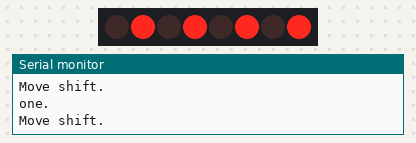
The sketch below on a simulated Raspberry Pi Pico. Shown: 8 shift-register outputs drawn as a row of LEDs (first output left, lit = HIGH), the last lines printed to the serial monitor. Wiring (inferred from the names in the program): shift register (74HC595): data GP18; shift clock GP20; latch GP19. Wiring (inferred from the signals the program sends): row of LEDs: on Q0, Q1, Q2, Q3, Q4, Q5, Q6, Q7. At 29.0 s the program stops and its outputs stay as they are.

Above: at 4.0 s.
At 10.0 s:
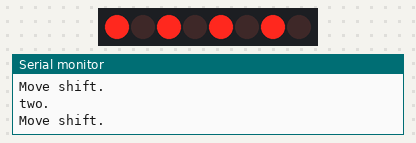
At 16.0 s:
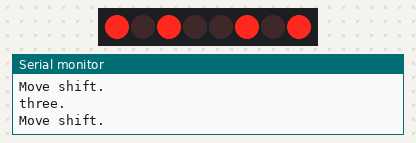
At 22.0 s:
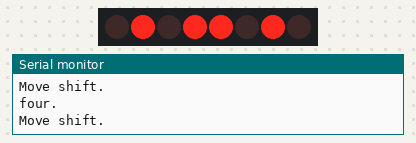
Timing chart, 0 to 29.4 s (numbered marks = the images above):
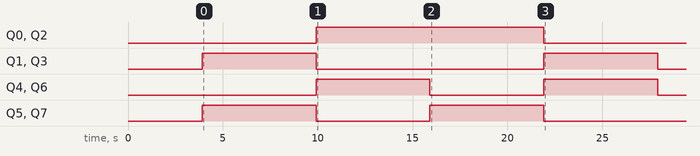

The sketch:

test_PWM.ino
```cpp
#include <Arduino.h>
#include <Wire.h>
#include <Adafruit_PWMServoDriver.h>
#define MOTOR_NUM 4
#define MOTOR_MAX 4095
#define MOTOR_MIN 0

Adafruit_PWMServoDriver pwm = Adafruit_PWMServoDriver(0x40);

const int Pin_Serial = 18;
const int Pin_Latch = 19;
const int Pin_CLK = 20;

//0b(左後)(左前)(右後)(右前)
const byte motor_patterns[]={
    0b00000000, //停止
    0b01010101, //前進
    0b10101010, //後退
    0b10100101, //左回
    0b01011010, //右回
    0b01111101, //左前斜め
    0b11101011, //右後斜め
    0b11010111, //右前斜め
    0b10111110, //左後斜め
    0b11111111  //ブレーキ
};


// pattern, verocity, sec;
void pwm_Motor(const byte Move_Pattern ,unsigned int pwm_pulse, unsigned int sec){
    //MOTOR_NUM分のPWMを0.
    int num=0;
    Serial.println("Move shift.");
    pwm.setPWM(5, 0, MOTOR_MIN);
    pwm.setPWM(6, 0, MOTOR_MIN);
    pwm.setPWM(8, 0, MOTOR_MIN);
    pwm.setPWM(9, 0, MOTOR_MIN);
    //for(num=0; num<MOTOR_NUM; num++) pwm.setPWM(num, 0, 0);
    delay(900);
    //モータドライバの動作パターンを変更(8bitシフトレジスタを使用)
    digitalWrite(Pin_Latch, LOW);   //書き込み開始
    shiftOut(Pin_Serial, Pin_CLK, LSBFIRST, Move_Pattern);  //パターン書き込み
    digitalWrite(Pin_Latch, HIGH);  //書き込み修了
    delay(100);
    //MOTOR_NUM分のPWMを再設定.
    //for(num=3; num<MOTOR_NUM+4; num++) pwm.setPWM(num, 0, pwm_pulse);
    pwm.setPWM(5, 0, pwm_pulse);
    pwm.setPWM(6, 0, pwm_pulse);
    pwm.setPWM(8, 0, pwm_pulse);
    pwm.setPWM(9, 0, pwm_pulse);
    delay(sec);
}

void setup(){
    delay(1000);
    Serial.begin(9600);
    Serial.println("Start.");
    Wire.setSCL(17);
    Wire.setSDA(16);
    pwm.begin();
    //pwm.setOscillatorFrequency(27000000); //using servo motor(50 or 60 Hz)
    pwm.setPWMFreq(1600);
    delay(10);
    pinMode(Pin_Serial, OUTPUT);
    pinMode(Pin_Latch, OUTPUT);
    pinMode(Pin_CLK, OUTPUT);
    digitalWrite(Pin_Latch, LOW);
    pwm_Motor(motor_patterns[0], MOTOR_MIN, 1000);
 }
void loop(){
     Serial.println("one.");
    pwm_Motor(motor_patterns[1], 4095*2/4, 5000);
    Serial.println("two.");
    pwm_Motor(motor_patterns[2], 4000, 5000);
    Serial.println("three.");
    pwm_Motor(motor_patterns[3], 4095/2, 5000);
    Serial.println("four.");
    pwm_Motor(motor_patterns[4], 4095*3/4, 5000);
    Serial.println("zero.");
    pwm_Motor(motor_patterns[0], 0, 1000);

    Serial.println("Done.");
    exit(0);    //loop修了
}
```

Measured:
- by itself, Q0, Q2: LOW → HIGH at 9.9 s, → LOW 12.0 s later
- by itself, Q1, Q3: alternates HIGH for 6.0 s and LOW for 12.0 s
- by itself, Q4–7: alternates HIGH for 6.0 s and LOW for 6.0 s
